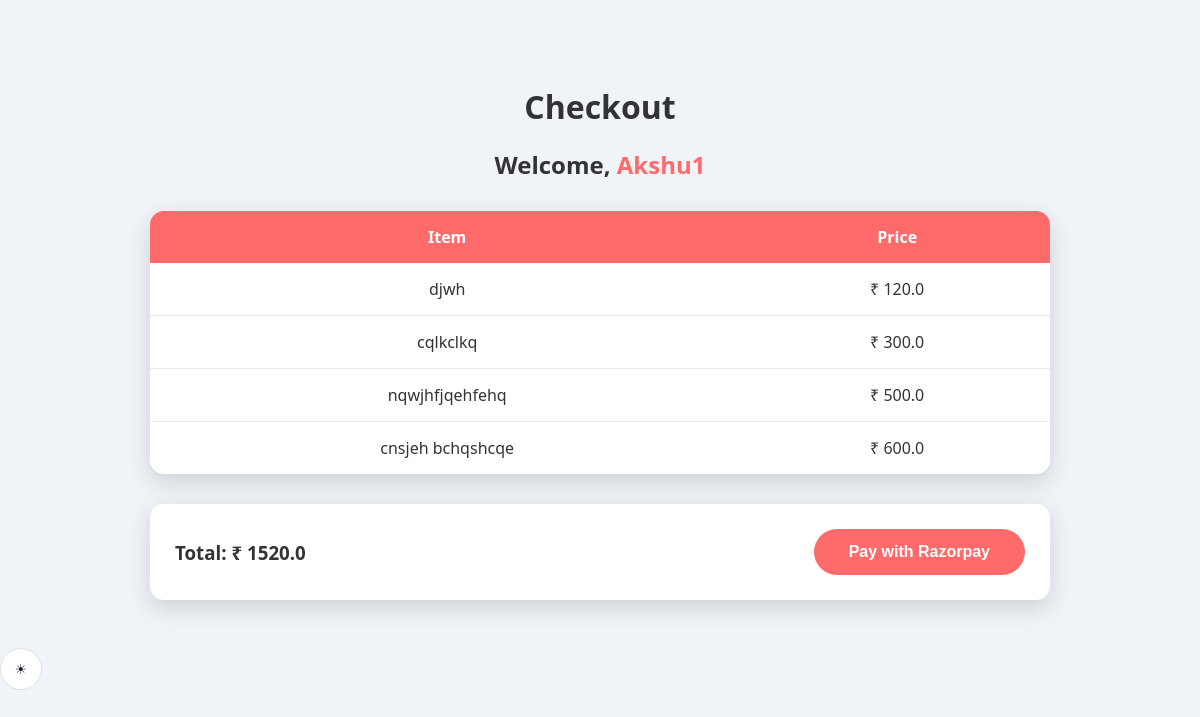
Before: /checkout/Akshu1/ (signed in) with the older database file.
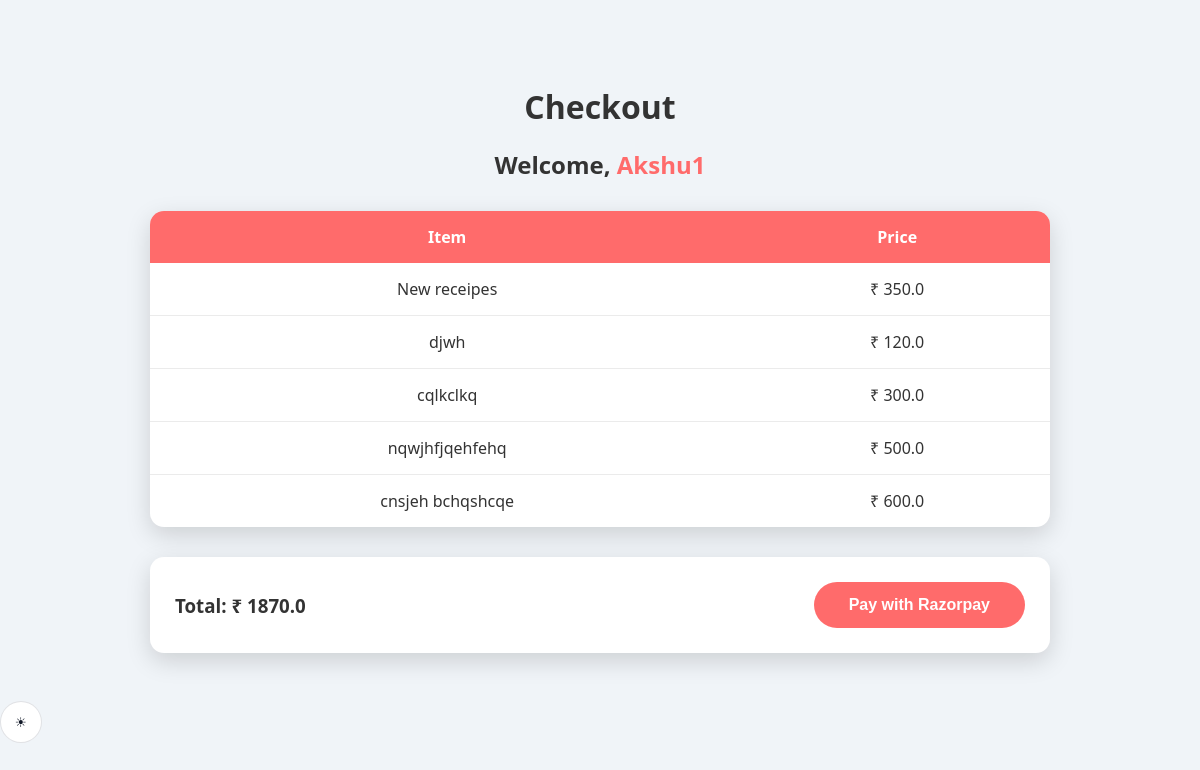
After: the same page with the newer database file.
### delivery/models.py (models this page shows, shortened)
class User(models.Model):
    ROLE_CHOICES = [
        ('customer', 'Customer'),
        ('admin', 'Admin'),
    ]
    username = models.CharField(max_length = 20)
    password = models.CharField(max_length = 20)
    email = models.CharField(max_length = 20)
    mobile = models.CharField(max_length = 10)
    address = models.CharField(max_length = 50)
    role = models.CharField(max_length=10, choices=ROLE_CHOICES, default='customer')

class Item(models.Model):
    restaurant = models.ForeignKey(Restaurant, on_delete = models.CASCADE, related_name = "items")
    name = models.CharField(max_length = 20)
    description = models.CharField(max_length = 200)
    price = models.FloatField()
    vegeterian = models.BooleanField(default=False)
    picture = models.URLField(max_length = 400, default='https://www.indiafilings.com/learn/wp-content/uploads/2024/08/How-to-Start-Food-Business.jpg')
    image = models.ImageField(upload_to='menu_items/', blank=True, null=True)

### delivery/views.py (the view)
# urls.py: path('checkout/<str:username>/', views.checkout, name='checkout'),
def checkout(request, username):
    user = _get_logged_in_user(request)
    if not user:
        return redirect('open_signin')
    customer = get_object_or_404(User, username=username)  # Fixed: User not Customer
    cart = Cart.objects.filter(customer=customer).first()
    cart_items = cart.items.all() if cart else []
    total_price = cart.total_price() if cart else 0
    if total_price == 0:
        return render(request, 'checkout.html', {'error': 'Your cart is empty!'})
    amount_paisa = int(round(total_price * 100))
    try:
        client = razorpay.Client(auth=(settings.RAZORPAY_KEY_ID, settings.RAZORPAY_KEY_SECRET))
        order = client.order.create({
            'amount': amount_paisa,
            'currency': 'INR',
            'payment_capture': 1,
        })
    except Exception:
        return render(request, 'checkout.html', {'error': 'Unable to start payment. Please try again later.'})
    return render(request, 'checkout.html', {
        'username': username,
        'customer_email': customer.email,
        'customer_mobile': customer.mobile,
        'cart_items': cart_items,
        'total_price': total_price,
        'razorpay_key_id': settings.RAZORPAY_KEY_ID,
        'order_id': order['id'],
        'amount_paisa': amount_paisa,
    })

### delivery/context_processors.py (called while the page is built)
def auth_user(request):
    user = _get_logged_in_user(request)
    if user is None:
        for key in ('user_id', 'username', 'role'):
            if key in request.session:
                del request.session[key]
    return {'logged_in_user': user}

### delivery/models.py (called while the page is built)
    def total_price(self):
        return sum(item.price for item in self.items.all())

### delivery/views.py (called while the page is built)
def _get_logged_in_user(request):
    user_id = request.session.get('user_id')
    username = request.session.get('username')
    if not user_id or not username:
        return None
    try:
        user = User.objects.get(id=user_id, username=username)
    except User.DoesNotExist:
        return None
    if not getattr(user, 'role', None):
        user.role = 'customer'
    return user

### delivery/templates/checkout.html (shortened to what this page needs)
<!DOCTYPE html>
<html lang="en">
<head>
    {% load static %}
    <link rel="stylesheet" href="{% static 'checkout.css' %}">
    <link rel="stylesheet" href="{% static 'theme_toggle.css' %}">
</head>
<body>
    <div class="checkout-container">
        <h1>Checkout</h1>
        <h2>Welcome, <span>{{ username }}</span></h2>
        {% if error %}
            <p class="error-text">{{ error }}</p>
        {% else %}
            <table class="checkout-table">
                <thead><tr><th>Item</th><th>Price</th></tr></thead>
                <tbody>
                    {% for item in cart_items %}
                    <tr><td>{{ item.name }}</td><td>₹ {{ item.price }}</td></tr>
                    {% endfor %}
                </tbody>
            </table>
            <div class="checkout-total">
                <h3>Total: ₹ {{ total_price }}</h3>
                <button id="rzp-button">Pay with Razorpay</button>
            </div>
        {% endif %}
    </div>
    <button class="toggle-mode"></button>
</body>
</html>

### delivery/static/checkout.css (style rules this page uses)
:root { --bg-color: #f0f4f8; --card-bg: #ffffff; --text-color: #333; --primary-color: #ff6b6b; }
body { margin: 0; padding: 0; font-family: 'Segoe UI', Tahoma, Geneva, Verdana, sans-serif; background-color: var(--bg-color); color: var(--text-color); transition: background-color 0.3s, color 0.3s; }
.checkout-container { max-width: 900px; margin: 2rem auto 0; padding: 2rem 0 3rem; }
.checkout-container h1 { text-align: center; margin-bottom: 10px; }
.checkout-container h2 { text-align: center; margin-bottom: 30px; }
.checkout-container span { color: var(--primary-color); }
.checkout-table { width: 100%; border-collapse: collapse; background-color: var(--card-bg); border-radius: 14px; overflow: hidden; box-shadow: 0 8px 25px rgba(0,0,0,0.15); }
.checkout-table thead { background-color: var(--primary-color); color: white; }
.checkout-table th, .checkout-table td { padding: 15px; text-align: center; }
.checkout-table tbody tr { border-bottom: 1px solid rgba(0,0,0,0.08); }
.checkout-table tbody tr:last-child { border-bottom: none; }
.checkout-total { margin-top: 30px; background-color: var(--card-bg); padding: 25px; border-radius: 14px; box-shadow: 0 8px 25px rgba(0,0,0,0.15); display: flex; justify-content: space-between; align-items: center; }
.checkout-total h3 { margin: 0; }
#rzp-button { padding: 14px 35px; border: none; border-radius: 30px; background-color: var(--primary-color); color: white; font-size: 16px; font-weight: bold; cursor: pointer; transition: transform 0.2s, background-color 0.3s; }
.toggle-mode { position: fixed; top: 20px; right: 20px; width: 42px; height: 42px; border-radius: 50%; border: none; background-color: var(--primary-color); cursor: pointer; transition: transform 0.3s; }

### delivery/static/theme_toggle.css (style rules this page uses)
.toggle-mode { position: static; display: inline-flex; align-items: center; justify-content: center; width: 2.6rem; height: 2.6rem; border-radius: 999px; border: 1px solid rgba(15, 23, 42, 0.12); background: #fff; color: #111827; cursor: pointer; transition: transform 0.2s ease, background 0.2s ease, color 0.2s ease; flex-shrink: 0; }

Changed rows visible on the page:
now on this page (row edited): Item: name "New receipes", price "350.0"
Other visible differences:
{{ total_price }}: "1520.0" → "1870.0"
